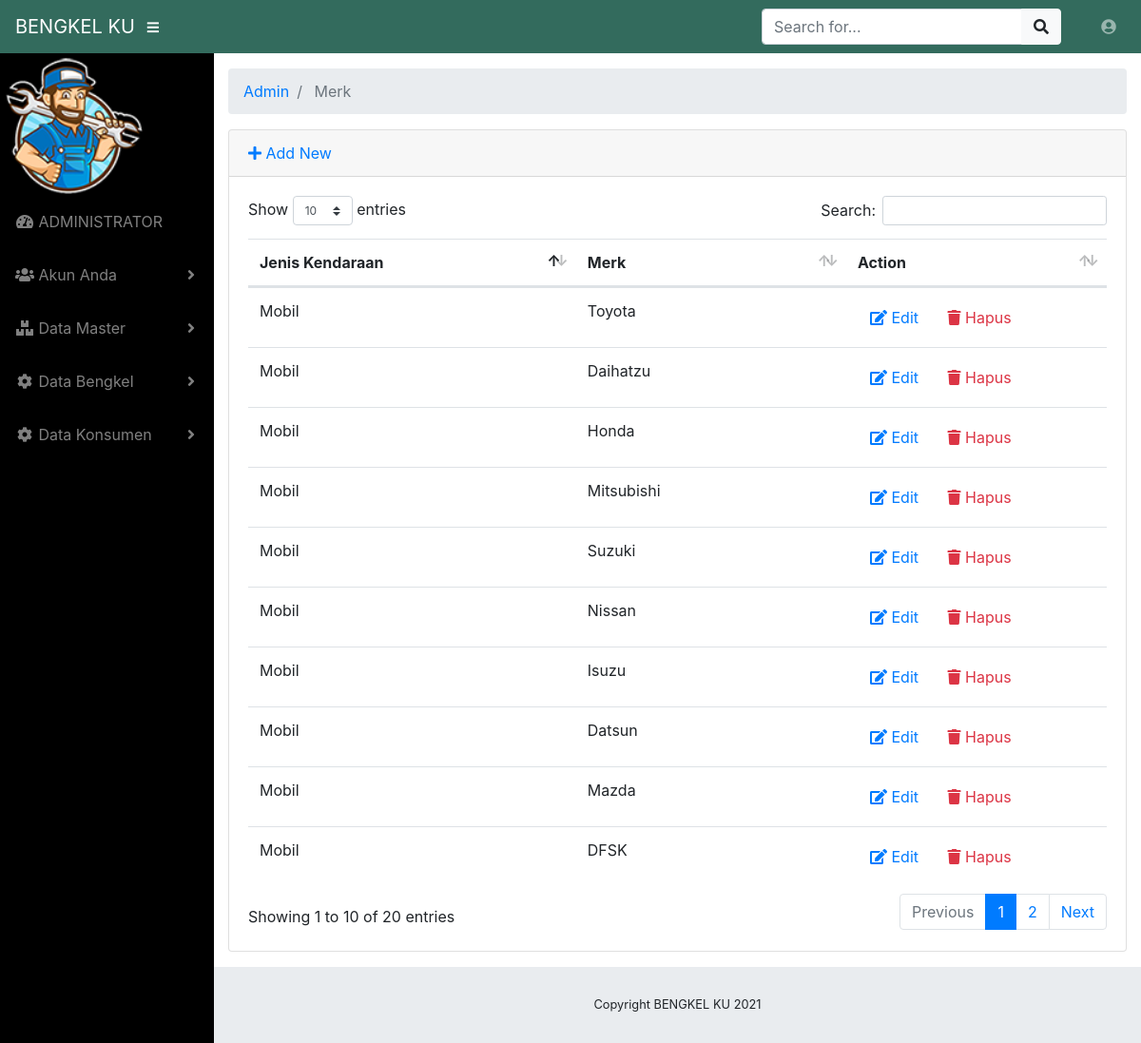
Page /index.php/admin/merk on the committed database.
### tables this page shows
CREATE TABLE `merk_kend` (
  `id_merk` int(25) NOT NULL,
  `merk` varchar(50) NOT NULL,
  `id_jnskend` int(25) NOT NULL
);

CREATE TABLE `jenis_kend` (
  `id_jnskend` int(25) NOT NULL,
  `jenis_kend` varchar(50) NOT NULL
);

### application/controllers/admin/Merk.php (called while the page is built, shortened)
<?php
class Merk extends CI_Controller
{
    public function __construct()
    {
        $this->load->model("merk_model");
        $this->load->library('form_validation');
    }
    public function index()
    {
        $data["merk"] = $this->merk_model->getAll();
        $this->load->view("admin/merk/list", $data);
    }
}

### index.php (called while the page is built, shortened)
<?php
require_once BASEPATH.'core/CodeIgniter.php';

### application/models/Merk_model.php (called while the page is built, shortened)
<?php defined('BASEPATH') or exit('No direct script access allowed');
class Merk_model extends CI_Model
{
    private $_table = "merk_kend";
    public function getAll()
    {
        return $this->db->get($this->_table)->result();
    }
}

### application/views/admin/merk/list.php (the view, shortened to what this page needs)
<!DOCTYPE html>
<html lang="en">
<head>
    <?php $this->load->view("admin/_partials/head.php") ?>
</head>
<body id="page-top">
    <?php $this->load->view("admin/_partials/navbar.php") ?>
    <div id="wrapper">
        <?php $this->load->view("admin/_partials/sidebar.php") ?>
        <div id="content-wrapper">
            <div class="container-fluid">
                <?php $this->load->view("admin/_partials/breadcrumb.php") ?>
                <div class="card mb-3">
                    <div class="card-header">
                        <a href="<?php echo site_url('admin/merk/add') ?>"><i class="fas fa-plus"></i> Add New</a>
                    </div>
                    <div class="card-body">
                        <div class="table-responsive">
                            <table class="table table-hover" id="dataTable" width="100%" cellspacing="0">
                                <thead>
                                    <tr>
                                        <th>Jenis Kendaraan</th>
                                        <th>Merk</th>
                                        <th>Action</th>
                                    </tr>
                                </thead>
                                <tbody>
                                    <?php foreach ($merk as $merk_kend) :
                                        $id = $merk_kend->id_jnskend; ?>
                                        <tr>
                                            <td>
                                                <?php
                                                $jn = $this->db->query("SELECT a.jenis_kend FROM jenis_kend a JOIN merk_kend b ON a.id_jnskend=b.id_jnskend WHERE a.id_jnskend='$id'")->row_array();
                                                echo $jn['jenis_kend'] ?>
                                            </td>
                                            <td>
                                                <?php echo $merk_kend->merk ?>
                                            </td>
                                            <td width="250">
                                                <a href="<?php echo site_url('admin/merk/edit/' . $merk_kend->id_merk) ?>" class="btn btn-small"><i class="fas fa-edit"></i> Edit</a>
                                                <a onclick="deleteConfirm('<?php echo site_url('admin/merk/delete/' . $merk_kend->id_merk) ?>')" href="#!" class="btn btn-small text-danger"><i class="fas fa-trash"></i> Hapus</a>
                                            </td>
                                        </tr>
                                    <?php endforeach; ?>
                                </tbody>
                            </table>
                        </div>
                    </div>
                </div>
            </div>
            <?php $this->load->view("admin/_partials/footer.php") ?>
        </div>
    </div>
</body>
</html>

### application/views/admin/_partials/head.php (shortened to what this page needs)
<link href="<?php echo base_url('assets/bootstrap/css/bootstrap.min.css') ?>" rel="stylesheet">
<link href="<?php echo base_url('assets/fontawesome-free/css/all.min.css') ?>" rel="stylesheet" type="text/css">
<link href="<?php echo base_url('assets/datatables/dataTables.bootstrap4.css') ?>" rel="stylesheet">
<link href="<?php echo base_url('css/sb-admin.css') ?>" rel="stylesheet">

### application/views/admin/_partials/navbar.php (shortened to what this page needs)
<nav class="navbar navbar-expand navbar-dark static-top" style="background-color: #336b5d;">
    <a class="navbar-brand mr-1" href="<?php echo site_url('admin') ?>"><?php echo SITE_NAME ?></a>
    <button class="btn btn-link btn-sm text-white order-1 order-sm-0" id="sidebarToggle" href="#">
        <i class="fas fa-bars"></i>
    </button>
    <form class="d-none d-md-inline-block form-inline ml-auto mr-0 mr-md-3 my-2 my-md-0">
        <div class="input-group">
            <input type="text" class="form-control" placeholder="Search for..." aria-label="Search" aria-describedby="basic-addon2">
            <div class="input-group-append">
                <button class="btn btn-light" type="button">
                    <i class="fas fa-search"></i>
                </button>
            </div>
        </div>
    </form>
    <ul class="navbar-nav ml-auto ml-md-0">
        <li class="nav-item dropdown no-arrow">
            <a class="nav-link dropdown-toggle" href="#" id="userDropdown" role="button" data-toggle="dropdown" aria-haspopup="true" aria-expanded="false">
                <i class="fas fa-user-circle fa-fw"></i> <?php echo $this->session->userdata('nama'); ?>
            </a>
        </li>
    </ul>
</nav>

### application/views/admin/_partials/sidebar.php (shortened to what this page needs)
<ul class="sidebar navbar-nav">
    <li class="nav-item <?php echo $this->uri->segment(2) == '' ? 'active' : '' ?>">
        <img src=<?php echo base_url('assets/login/images/user211.png') ?> style="width:100%; max-width:150px;" />
    </li>
    <li class="nav-item <?php echo $this->uri->segment(2) == '' ? 'active' : '' ?>">
        <a class="nav-link" href="<?php echo site_url('admin') ?>">
            <i class="fas fa-fw fa-tachometer-alt"></i>
            <span>ADMINISTRATOR</span>
        </a>
    </li>
    <li class="nav-item dropdown <?php echo $this->uri->segment(2) == 'superadmin' ? 'active' : '' ?>">
        <a class="nav-link dropdown-toggle" href="" id="pagesDropdown" role="button" data-toggle="dropdown" aria-haspopup="true" aria-expanded="false">
            <i class="fas fa-fw fa-users"></i>
            <span>Akun Anda</span>
        </a>
    </li>
    <li class="nav-item dropdown <?php echo $this->uri->segment(2) == '' ? 'active' : '' ?>">
        <a class="nav-link dropdown-toggle" href="#" id="pagesDropdown" role="button" data-toggle="dropdown" aria-haspopup="true" aria-expanded="false">
            <i class="fas fa-fw fa-boxes"></i>
            <span>Data Master</span>
        </a>
    </li>
    <li class="nav-item dropdown <?php echo $this->uri->segment(2) == 'jenis' ? 'active' : '' ?>">
        <a class="nav-link dropdown-toggle" href="#" id="pagesDropdown" role="button" data-toggle="dropdown" aria-haspopup="true" aria-expanded="false">
            <i class="fas fa-fw fa-cog"></i>
            <span>Data Bengkel</span>
        </a>
    </li>
    <li class="nav-item dropdown <?php echo $this->uri->segment(2) == 'jeniskend' ? 'active' : '' ?>">
        <a class="nav-link dropdown-toggle" href="#" id="pagesDropdown" role="button" data-toggle="dropdown" aria-haspopup="true" aria-expanded="false">
            <i class="fas fa-fw fa-cog"></i>
            <span>Data Konsumen</span>
        </a>
    </li>
</ul>

### application/views/admin/_partials/breadcrumb.php
<ol class="breadcrumb">
<?php foreach ($this->uri->segments as $segment): ?>
	<?php
		$url = substr($this->uri->uri_string, 0, strpos($this->uri->uri_string, $segment)) . $segment;
		$is_active =  $url == $this->uri->uri_string;
	?>
	<li class="breadcrumb-item <?php echo $is_active ? 'active': '' ?>">
		<?php if($is_active): ?>
			<?php echo ucfirst($segment) ?>
		<?php else: ?>
			<a href="<?php echo site_url($url) ?>"><?php echo ucfirst($segment) ?></a>
		<?php endif; ?>
	</li>
<?php endforeach; ?>
</ol>

### application/views/admin/_partials/footer.php
<footer class="sticky-footer">
  <div class="container my-auto">
    <div class="copyright text-center my-auto">
      <span>Copyright  <?php echo SITE_NAME ." ". Date('Y') ?></span>
    </div>
  </div>
</footer>

### css/sb-admin.css (style rules this page uses)
html { position: relative; min-height: 100%; }
body { height: 100%; }
#wrapper { display: -webkit-box; display: -ms-flexbox; display: flex; }
#wrapper #content-wrapper { overflow-x: hidden; width: 100%; padding-top: 1rem; padding-bottom: 80px; }
.navbar-nav .nav-item.dropdown .dropdown-toggle::after { width: 1rem; text-align: center; float: right; vertical-align: 0; border: 0; font-weight: 900; content: "\f105"; font-family: "Font Awesome 5 Free"; }
.navbar-nav .nav-item.dropdown.no-arrow .dropdown-toggle::after { display: none; }
.sidebar { width: 90px !important; background-color: rgb(0, 0, 0); min-height: calc(100vh - 56px); }
.sidebar .nav-item:last-child { margin-bottom: 1rem; }
.sidebar .nav-item .nav-link span { font-size: 0.65rem; display: block; }
.sidebar .nav-item.dropdown .dropdown-toggle::after { display: none; }
.sidebar .nav-item .nav-link { color: rgba(255, 255, 255, 0.5); }
@media (min-width: 768px) { .sidebar { width: 225px !important; } }
@media (min-width: 768px) { .sidebar .nav-item .nav-link { display: block; width: 100%; text-align: left; padding: 1rem; width: 225px; } }
@media (min-width: 768px) { .sidebar .nav-item .nav-link span { font-size: 1rem; display: inline; } }
@media (min-width: 768px) { .sidebar .nav-item.dropdown .dropdown-toggle::after { display: block; } }
:root { --input-padding-x: 0.75rem; --input-padding-y: 0.75rem; }
footer.sticky-footer { display: -webkit-box; display: -ms-flexbox; display: flex; position: absolute; right: 0; bottom: 0; width: calc(100% - 90px); height: 80px; background-color: #e9ecef; }
footer.sticky-footer .copyright { line-height: 1; font-size: 0.8rem; }
@media (min-width: 768px) { footer.sticky-footer { width: calc(100% - 225px); } }

### rows in the picture
merk_kend: id_jnskend.jenis_kend "Mobil", merk "Toyota"
merk_kend: id_jnskend.jenis_kend "Mobil", merk "Daihatzu"
merk_kend: id_jnskend.jenis_kend "Mobil", merk "Honda"
merk_kend: id_jnskend.jenis_kend "Mobil", merk "Mitsubishi"
merk_kend: id_jnskend.jenis_kend "Mobil", merk "Suzuki"
merk_kend: id_jnskend.jenis_kend "Mobil", merk "Nissan"
merk_kend: id_jnskend.jenis_kend "Mobil", merk "Isuzu"
merk_kend: id_jnskend.jenis_kend "Mobil", merk "Datsun"
merk_kend: id_jnskend.jenis_kend "Mobil", merk "Mazda"
merk_kend: id_jnskend.jenis_kend "Mobil", merk "DFSK"

### other values in the picture
SITE_NAME "BENGKEL KU"
$segment "Admin"
$segment "Merk"
Date('Y') "2021"
